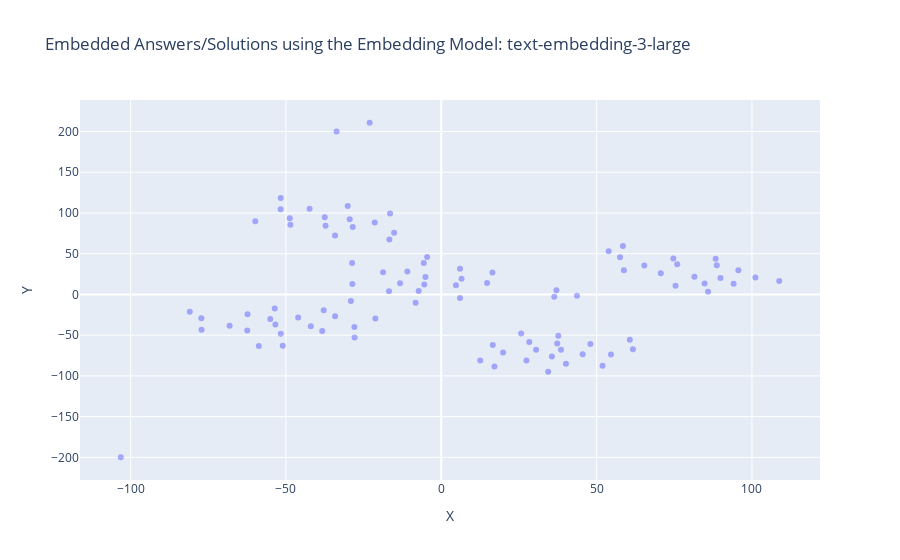

Notebook code cell kept with this figure:
### Markdown cell above
### Visualization (2 Dimensions)

### Code cell
import plotly.graph_objs as go

x = [x for x, y in reduced_dims]
y = [y for x, y in reduced_dims]

examples = df_visio_mistral_embed["Answers"].tolist()

fig = go.Figure()

fig.add_trace(go.Scatter(
    x=x,
    y=y,
    mode='markers',
    text = examples,
    marker=dict(color='blue', opacity=0.3)
))

fig.update_layout(
    title="Embedded Answers/Solutions using the Embedding Model: text-embedding-3-large",
    xaxis_title="X",
    yaxis_title="Y"
)

fig.show()

### Figure 1 — Plotly figure (JSON) as saved in the notebook; plotly's stock layout.template omitted (floating-point values rounded to 4 significant figures)
{"data": [{"marker": {"color": "blue", "opacity": 0.3}, "mode": "markers", "text": ["SAP S/4HANA ist eine Enterprise Resource Planning (ERP)-Suite, die auf der In-Memory-Datenbanktechnologie von SAP HANA basiert.", "Zu den Vorteilen von SAP S/4HANA gehören eine verbesserte Performance, Echtzeitanalysen, vereinfachte Prozesse und eine modernere Benutzeroberfläche.", "Die Hauptunterschiede umfassen die In-Memory-Datenbanktechnologie, die vereinfachten Datenmodelle, die neue Benutzeroberfläche und die Integration von Analysen und Prognosen.", "SAP S/4HANA umfasst Module für Finanzen, Beschaffung, Produktion, Vertrieb, Lagerhaltung und mehr.", "Ja, eine Migration ist erforderlich, da SAP S/4HANA eine neue Architektur und Datenbanktechnologie verwendet.", "Die Dauer kann je nach Unternehmensgröße, Komplexität der Systeme und gewählter Migrationsmethode variieren.", "In-Memory-Technologien ermöglichen eine schnellere Datenverarbeitung und Echtzeitanalysen.", "Beide Optionen sind möglich, und die Entscheidung hängt von den Unternehmensanforderungen ab.", "Die Lizenzierung basiert auf verschiedenen Faktoren wie Nutzeranzahl, Funktionsumfang und Implementierungsmethode.", "Bestehende Entwicklungen müssen möglicherweise angepasst werden, um mit den neuen Datenstrukturen von SAP S/4HANA kompatibel zu sein.", "Einige können weiterverwendet werden, aber viele Anpassungen müssen möglicherweise aktualisiert oder neu entwickelt werden.", "Ja, SAP S/4HANA bietet Funktionen wie SAP Fiori für intuitive Benutzeroberflächen und integrierte Analytics.", "SAP bietet verschiedene Dienstleistungen wie Beratung, Schulungen und Support für S/4HANA-Implementierungen an.", "Machine Learning und künstliche Intelligenz werden für Funktionen wie Predictive Analytics und automatisierte Prozesse in SAP S/4HANA verwendet.", "SAP S/4HANA kann nahtlos mit anderen SAP-Lösungen wie SAP SuccessFactors und SAP Ariba integriert werden.", "Ja, SAP bietet Schulungen und Zertifizierungen für SAP S/4HANA an.", "Ja, SAP S/4HANA kann über APIs und Middleware mit Drittanbieteranwendungen integriert werden.", "SAP bietet einen umfassenden Support für SAP S/4HANA mit regelmäßigen Updates und technischem Support.", "SAP S/4HANA erfordert eine neue Datenbankarchitektur und unterstützt moderne Technologien wie Cloud-Computing und IoT.", "Branchen wie Fertigung, Handel und Dienstleistungen profitieren besonders von den Funktionen und der Leistung von SAP S/4HANA.", "SAP Fieldglass ist eine cloudbasierte Plattform für das Management von externen Arbeitskräften und Dienstleistungsanbietern.", "SAP Fieldglass bietet Funktionen wie Beschaffung, Auftragsmanagement, Lieferantenverwaltung, Abrechnung und Compliance-Management.", "SAP Fieldglass ist für Unternehmen aller Größen und Branchen geeignet, die externe Arbeitskräfte oder Dienstleistungen nutzen.", "Die Nutzung von SAP Fieldglass ermöglicht eine bessere Kontrolle über externe Ressourcen, Kosteneinsparungen, verbesserte Compliance und beschleunigte Beschaffungsprozesse.", "SAP Fieldglass kann nahtlos mit anderen SAP-Produkten wie SAP SuccessFactors und SAP ERP integriert werden.", "SAP Fieldglass spielt eine wichtige Rolle bei der Verwaltung von Auftragnehmern, Freiberuflern und Dienstleistungsanbietern im Rahmen des Talentmanagements.", "Ja, SAP Fieldglass kann mit verschiedenen HR-Systemen und Enterprise-Resource-Planning-Systemen integriert werden.", "SAP Fieldglass erleichtert die Verwaltung von Arbeitsverträgen, Genehmigungsprozessen und Compliance-Anforderungen durch automatisierte Workflows und Dashboards.", "Ja, SAP Fieldglass bietet Funktionen für Compliance- und Risikomanagement wie Überprüfung von Lieferanten, Vertrags- und Rechnungsprüfung sowie Risikobewertung.", "SAP Fieldglass bietet umfassende Berichterstattungs- und Analysefunktionen für Leistungskennzahlen, Ausgabenanalyse und Risikomanagement.", "Ja, SAP Fieldglass ermöglicht die effiziente Verwaltung von globalen Arbeitskräften, Lieferanten und Verträgen.", "Die Implementierung von SAP Fieldglass erfolgt typischerweise durch einen strukturierten Prozess unter Einbeziehung von Beratern und technischem Support.", "Ja, SAP bietet Schulungs- und Zertifizierungsmöglichkeiten für SAP Fieldglass an, um die Benutzerkompetenz zu verbessern.", "Ja, SAP Fieldglass unterstützt benutzerdefinierte Anpassungen und Konfigurationen gemäß den spezifischen Anforderungen des Unternehmens.", "Ja, SAP Fieldglass bietet mobile Anwendungen für die einfache Nutzung und Verwaltung auch unterwegs.", "Die Kostenstruktur für SAP Fieldglass umfasst typischerweise Lizenzgebühren, Implementierungskosten und laufende Servicegebühren basierend auf der Nutzung.", "SAP Fieldglass implementiert Sicherheitsmaßnahmen wie Datenverschlüsselung, Zugriffskontrollen und regelmäßige Sicherheitsaudits.", "Ja, SAP Fieldglass unterstützt mehrsprachige Benutzeroberflächen, um den globalen Einsatz zu erleichtern.", "Ja, SAP Fieldglass bietet Funktionen zur Unterstützung der Einhaltung von Vorschriften wie GDPR und andere Datenschutzbestimmungen.", "SAP Fieldglass bietet umfassenden Support, einschließlich technischem Support, Schulungen und regelmäßigen Updates.", "SAP Enable Now ist eine Lösung für das digitale Lern- und Wissensmanagement, die Schulungen, Leistungssupport und Dokumentationen bereitstellt.", "SAP Enable Now bietet Funktionen wie die Erstellung interaktiver Lerninhalte, Leistungssupporttools, Software-Dokumentationen und Schulungsanalyse.", "SAP Enable Now ist für Unternehmen jeder Größe und Branche geeignet, die Schulungen für Mitarbeiter, Kunden und Partner benötigen.", "Die Nutzung von SAP Enable Now ermöglicht eine effiziente Schulung, verbesserte Produktivität, schnellere Einarbeitung neuer Mitarbeiter und konsistente Wissensvermittlung.", "SAP Enable Now kann nahtlos mit anderen SAP-Produkten wie SAP SuccessFactors und SAP Learning Solution integriert werden.", "SAP Enable Now spielt eine wichtige Rolle bei der Erstellung, Bereitstellung und Verwaltung von Schulungsressourcen für Mitarbeiter und Kunden.", "Ja, SAP Enable Now kann für die Schulung von Endbenutzern in SAP-Anwendungen sowie anderen Unternehmensanwendungen verwendet werden.", "Die Erstellung von Lerninhalten in SAP Enable Now erfolgt über eine benutzerfreundliche Oberfläche mit integrierten Tools für die Aufnahme, Bearbeitung und Veröffentlichung von Schulungsinhalten.", "Ja, SAP Enable Now bietet Funktionen für das Performance-Support wie kontextbezogene Hilfen, Tutorials und Benutzerleitfäden.", "SAP Enable Now unterstützt Schulungsformate wie interaktive Simulationen, Videos, Präsentationen und Online-Kurse.", "Ja, SAP Enable Now ermöglicht die Erstellung von Schulungsmaterial in verschiedenen Sprachen für globale Schulungsinitiativen.", "Die Bereitstellung von Lerninhalten für Benutzer erfolgt über verschiedene Kanäle wie Lernportale, Intranets und mobile Anwendungen.", "Ja, SAP Enable Now bietet Funktionen für Benutzerfeedback und Leistungsanalyse zur kontinuierlichen Verbesserung der Schulungsressourcen.", "Ja, SAP Enable Now kann zur Erstellung von Software-Dokumentationen wie Benutzerhandbüchern, Hilfedateien und Prozessdokumentationen verwendet werden.", "SAP bietet Schulungsressourcen, Schulungen und technischen Support für die Implementierung und Nutzung von SAP Enable Now an.", "Ja, SAP Enable Now kann sowohl als cloudbasierte Lösung als auch als On-Premise-Installation bereitgestellt werden.", "Die Lizenzierung von SAP Enable Now erfolgt typischerweise auf Basis der Anzahl der Benutzer oder der Nutzungsdauer.", "Ja, SAP Enable Now bietet Funktionen für die Verwaltung von Lernressourcen, Benutzerzugriff und Schulungsplanung an.", "Ja, SAP Enable Now unterstützt die Integration mit gängigen Learning-Management-Systemen (LMS) zur nahtlosen Schulungsverwaltung.", "SAP bietet umfassenden Support und regelmäßige Wartung für SAP Enable Now, einschließlich technischem Support, Schulungen und Updates.", "SAP Concur ist eine cloudbasierte Lösung für das Reise- und Ausgabenmanagement, die Unternehmen dabei unterstützt, Reisekosten zu verfolgen, Ausgaben zu kontrollieren und Compliance sicherzustellen.", "SAP Concur bietet Dienste wie Reisebuchung, Spesenabrechnung, Ausgabenmanagement, Reiserichtlinien-Compliance und Analyse von Reiseausgaben an.", "SAP Concur ist für Unternehmen jeder Größe und Branche geeignet, die Reise- und Ausgabenmanagementlösungen benötigen.", "Die Nutzung von SAP Concur ermöglicht eine effizientere Verwaltung von Reisen und Ausgaben, bessere Kontrolle über Ausgaben, Einhaltung von Reiserichtlinien und schnellere Erstattung von Spesen.", "SAP Concur kann nahtlos mit anderen SAP-Produkten wie SAP ERP und SAP SuccessFactors integriert werden, um eine ganzheitliche Lösung für das Unternehmensmanagement zu bieten.", "SAP Concur spielt eine wichtige Rolle bei der Vereinfachung und Automatisierung von Prozessen rund um das Reise- und Ausgabenmanagement, einschließlich Reisebuchungen, Spesenabrechnungen und Compliance.", "Ja, SAP Concur kann Reiserichtlinien und Compliance-Regeln durch automatisierte Richtlinienprüfungen und Warnungen durchsetzen.", "Ja, SAP Concur bietet Funktionen für die Automatisierung von Ausgabenabrechnungen durch Erfassung von Ausgaben, Zuweisung von Kosten und Genehmigung von Ausgaben.", "Ja, SAP Concur unterstützt die Verwaltung von Reisebuchungen und Reiseplänen durch Integration mit Reiseanbietern und -plattformen.", "Die Einreichung von Spesenberichten in SAP Concur erfolgt über eine benutzerfreundliche Oberfläche mit Optionen für die Erfassung von Ausgaben, Beifügen von Belegen und Zuordnung von Kosten.", "Ja, SAP Concur bietet Funktionen für die Genehmigung von Reiseanträgen durch Vorgesetzte oder entsprechende Genehmigungsinstanzen.", "Ja, SAP Concur kann Kreditkartentransaktionen integrieren und verfolgen, um Ausgaben automatisch zu erfassen und in Spesenberichte einzubeziehen.", "SAP Concur bietet verschiedene Berichterstattungs- und Analysefunktionen für Reiseausgaben, Budgetvergleiche und Ausgabenkategorien.", "Ja, SAP Concur bietet Funktionen für die Einhaltung von Steuervorschriften und Vorschriften durch automatische Steuerberechnungen und -abzüge.", "Ja, SAP Concur kann für die Verwaltung von Firmenkarten und Reisebudgets verwendet werden, um Ausgaben zu überwachen und Budgets einzuhalten.", "SAP bietet Schulungsressourcen, Schulungen und technischen Support für die Implementierung und Nutzung von SAP Concur an.", "Ja, SAP Concur ist eine cloudbasierte Lösung, die über das Internet zugänglich ist.", "Die Lizenzierung von SAP Concur erfolgt typischerweise auf Basis der Anzahl der Benutzer oder der Nutzungsdauer.", "Ja, SAP Concur bietet Funktionen für die Reisebuchung und -planung über Integration mit Reiseanbietern und -plattformen an.", "SAP bietet umfassenden Support und regelmäßige Wartung für SAP Concur, einschließlich technischem Support, Schulungen und Updates.", "SAP SuccessFactors ist eine cloudbasierte Lösung für das Human Capital Management (HCM), die Funktionen wie Personalverwaltung, Talentmanagement, Leistungsmanagement, Mitarbeiterentwicklung und Analyse bietet.", "SAP SuccessFactors bietet Funktionen wie Personalverwaltung, Rekrutierung, Onboarding, Leistungsmanagement, Mitarbeiterentwicklung, Vergütungsmanagement und Analyse.", "SAP SuccessFactors ist für Unternehmen jeder Größe und Branche geeignet, die eine moderne und umfassende Lösung für das Personalmanagement suchen.", "Die Nutzung von SAP SuccessFactors ermöglicht eine effiziente Verwaltung von Personalressourcen, bessere Mitarbeiterentwicklung, höhere Mitarbeiterbindung und bessere Geschäftsergebnisse.", "SAP SuccessFactors kann nahtlos mit anderen SAP-Produkten wie SAP ERP und SAP Concur integriert werden, um eine ganzheitliche Lösung für das Unternehmensmanagement zu bieten.", "SAP SuccessFactors spielt eine wichtige Rolle bei der Verwaltung des gesamten Mitarbeiterlebenszyklus, von der Rekrutierung bis zur Pensionierung, und unterstützt Unternehmen dabei, talentierte Mitarbeiter zu identifizieren, zu entwickeln und zu binden.", "Ja, SAP SuccessFactors bietet Funktionen für die Rekrutierung von Mitarbeitern, einschließlich Stellenanzeigen, Bewerbungsmanagement und Einstellungsprozessen.", "Ja, SAP SuccessFactors bietet Funktionen für das Leistungsmanagement, einschließlich Zielsetzung, Leistungsbeurteilung und Belohnungsmanagement.", "Ja, SAP SuccessFactors unterstützt die Mitarbeiterentwicklung und Schulung durch Funktionen wie Lernmanagement, Karriereentwicklung und individuelle Entwicklungspläne.", "Die Durchführung von Mitarbeiterbewertungen in SAP SuccessFactors erfolgt durch automatisierte Workflows, Zielsetzungsgespräche und kontinuierliches Feedback zwischen Mitarbeitern und Vorgesetzten.", "Ja, SAP SuccessFactors bietet Funktionen für die Verwaltung von Vergütungen und Belohnungen, einschließlich Gehaltsabrechnung, Bonussystemen und Zusatzleistungen.", "Ja, SAP SuccessFactors kann die Einhaltung von Compliance- und HR-Richtlinien durch automatisierte Prozesse, Compliance-Prüfungen und Berichterstattung unterstützen.", "SAP SuccessFactors bietet verschiedene Berichterstattungs- und Analysefunktionen für Personalanalysen, Leistungskennzahlen und Talentmanagement.", "Ja, SAP SuccessFactors bietet Funktionen für das Mitarbeiterengagement und die Mitarbeiterbindung, einschließlich Mitarbeiterumfragen, Feedbacksystemen und Anerkennungsprogrammen.", "Ja, SAP SuccessFactors kann für die Nachfolgeplanung und Talententwicklung verwendet werden, um talentierte Mitarbeiter zu identifizieren und deren Entwicklung zu fördern.", "SAP bietet Schulungsressourcen, Schulungen und technischen Support für die Implementierung und Nutzung von SAP SuccessFactors an.", "Ja, SAP SuccessFactors ist eine cloudbasierte Lösung, die über das Internet zugänglich ist.", "Die Lizenzierung von SAP SuccessFactors erfolgt typischerweise auf Basis der Anzahl der Benutzer oder der Nutzungsdauer.", "Ja, SAP SuccessFactors bietet Funktionen für die Arbeitszeitverwaltung und -planung, einschließlich Schichtplanung, Urlaubsverwaltung und Zeiterfassung.", "SAP bietet umfassenden Support und regelmäßige Wartung für SAP SuccessFactors, einschließlich technischem Support, Schulungen und Updates."], "type": "scatter", "x": [-53.4, -55.06, -53.6, -51.64, -77.23, -80.96, -51.03, -21.21, -27.97, -68.14, -77.17, -46.07, -41.99, -58.74, -37.84, -27.92, -34.17, -38.31, -62.45, -62.38, 37.32, 38.54, 28.33, 30.5, 45.51, 37.66, 54.62, 19.9, 12.54, 25.7, 16.57, 35.6, 51.91, 61.69, 47.99, 34.42, 27.4, 60.67, 17.12, 40.14, 84.75, 89.87, 75.4, 94.1, 81.47, 70.65, 57.53, 74.69, 101.1, 88.31, 53.88, 75.95, 108.8, 58.46, 88.67, 43.68, 85.87, 65.35, 58.78, 95.63, -29.48, -28.49, -37.27, -21.42, -103.2, -37.52, -33.7, -42.4, -48.56, -30.11, -59.87, -51.7, -34.19, -51.73, -23.05, -16.71, 37.07, -16.49, -48.77, -15.18, -7.28, -5.47, -16.84, -13.27, -29.08, -5.092, -18.74, 6.522, -5.637, 6.022, 16.47, -28.7, -28.62, 4.719, -10.93, -4.559, 36.36, -8.257, 14.74, 6.026], "y": [-36.75, -30.09, -17.16, -48.25, -29.09, -21.24, -62.87, -29.37, -39.97, -38.3, -43.19, -28.16, -39.12, -63.31, -19.38, -52.96, -26.9, -44.75, -44.37, -24.28, -60.24, -67.91, -58.22, -67.91, -73.4, -50.84, -73.6, -71.38, -81.11, -47.94, -61.99, -76.03, -87.53, -67.18, -60.95, -94.92, -81.11, -55.49, -88.32, -84.93, 13.43, 20.21, 10.59, 13.02, 21.83, 26.1, 45.81, 44.02, 20.86, 43.8, 53.16, 37.14, 16.5, 59.61, 35.83, -1.68, 3.411, 35.6, 29.69, 29.66, 92.22, 82.81, 84.22, 88.25, -199.9, 94.82, 200.0, 105.3, 85.66, 108.6, 89.92, 118.6, 72.35, 104.6, 210.8, 67.39, 5.31, 99.42, 93.56, 75.64, 4.32, 12.13, 4.074, 13.7, -7.913, 21.54, 27.31, 19.15, 38.61, 31.41, 26.82, 38.52, 12.78, 11.26, 28.22, 46.03, -2.831, -10.06, 13.97, -4.376]}], "layout": {"title": {"text": "Embedded Answers/Solutions using the Embedding Model: text-embedding-3-large"}, "xaxis": {"title": {"text": "X"}}, "yaxis": {"title": {"text": "Y"}}}}
